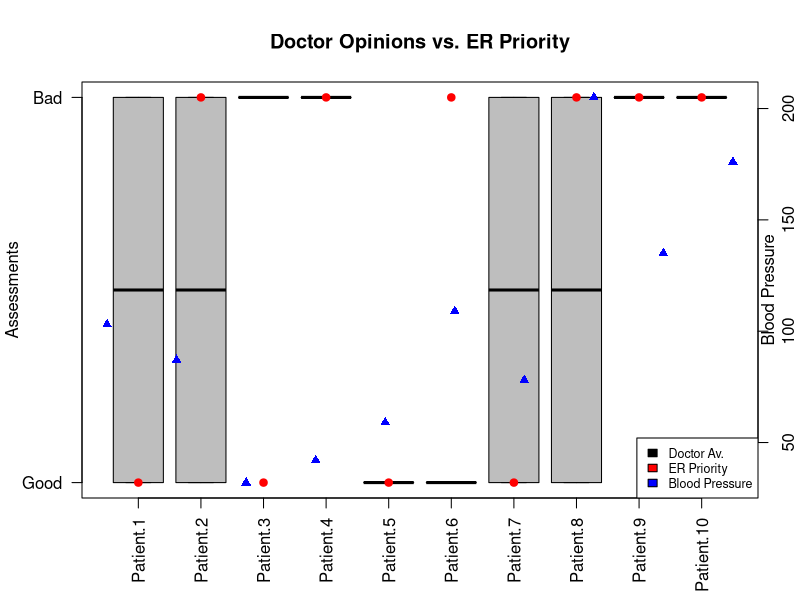
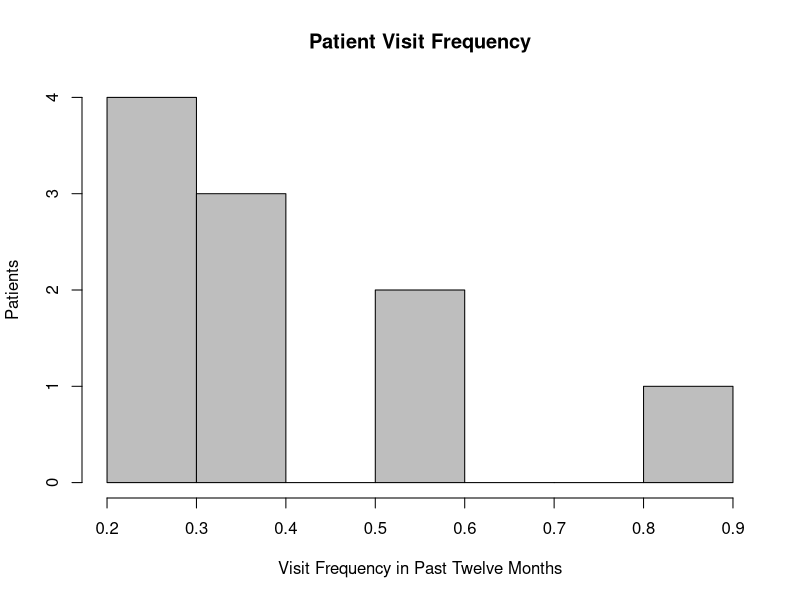

Reproduce these figures in R, in order.
# Load patient data into vectors for readability
Patient.1 <- c("0.6","103","bad","low","low")
Patient.2 <- c("0.3","87","bad","low","high")
Patient.3 <- c("0.4","32","bad","high","low")
Patient.4 <- c("0.4","42","bad","high","high")
Patient.5 <- c("0.2","59","good","low","low")
Patient.6 <- c("0.6","109","good","low","high")
Patient.7 <- c("0.3","78","good","high","low")
Patient.8 <- c("0.4","205","good","high","high")
Patient.9 <- c("0.9","135","NA","high","high")
Patient.10 <- c("0.2","176","bad","high","high")

# Collect patient data into a data frame to make it easier to collect
patients <- data.frame(Patient.1,Patient.2,Patient.3,Patient.4,Patient.5,
	Patient.6,Patient.7,Patient.8,Patient.9,Patient.10)

# Create vectors for each value to be graphed
# (Factors were giving poor precision when converting to numbers, so
# some vectors were converted to characters first)
frequency <- sapply(sapply(patients[1,],as.character),as.numeric)
bp <- sapply(sapply(patients[2,],as.character),as.numeric)
first <- ifelse(patients[3,] == "bad",1,ifelse(patients[3,] == "good",0,NA))[1,]
second <- ifelse(patients[4,] == "high",1,ifelse(patients[4,] == "low",0,NA))[1,]
final <- ifelse(patients[5,] == "high",1,ifelse(patients[5,] == "low",0,NA))[1,]

# Make a matrix from the extracted numeric values
patients.num <- matrix(c(frequency,bp,first,second,final),ncol=10,byrow=T)
colnames(patients.num) <- colnames(patients)
rownames(patients.num) <- c("Frequency", "BP", "First", "Second", "Final")

# Create a boxplot showing averages of doctor opinions
boxplot(patients.num[3:4,], main="Doctor Opinions vs. ER Priority", ylab="Assessments", yaxt='n', las=2, col="gray")
axis(2,labels=c("Good","Bad"), at=0:1, las=1)

# Add points showing ER priority for each patient
points(patients.num[5,], col="red", pch=19)

# Add a plot for patient blood pressure
par(new=T)
plot(patients.num[2,], axes=F, col="blue", pch=17, xlab="", ylab="")
axis(4)
mtext("Blood Pressure", 4)

# Add a legend
legend("bottomright", legend=c("Doctor Av.", "ER Priority", "Blood Pressure"), col=c("black", "red", "blue"), fill=c("black", "red", "blue"), cex=0.75)

# New window (on Windows - change to quartz() for Mac)
windows()

# Make a histogram for visit frequency
hist(patients.num[1,], col="gray", main="Patient Visit Frequency", xlab="Visit Frequency in Past Twelve Months", ylab="Patients")